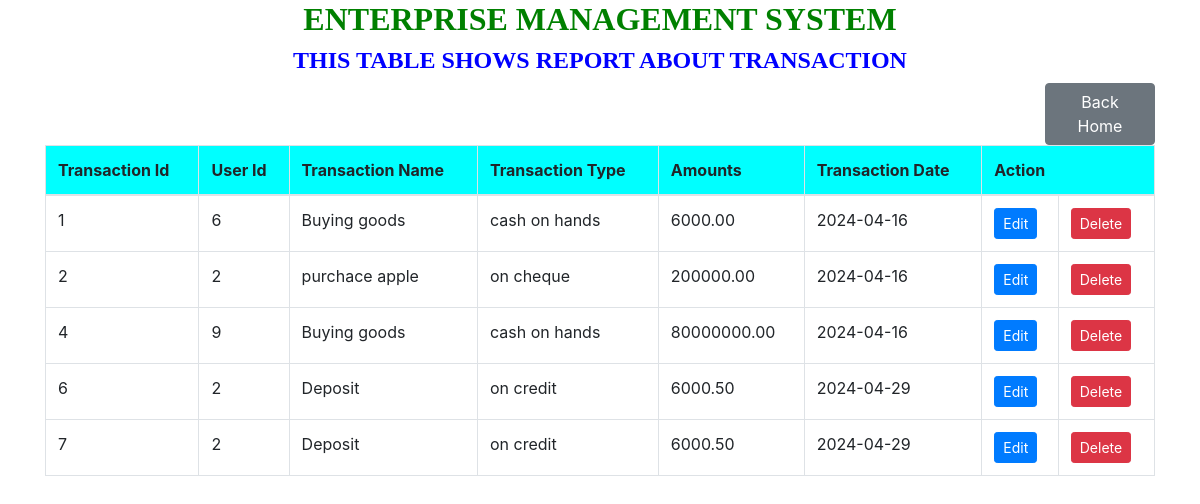
Page /viewtransaction.php on the committed database.
### tables this page shows
CREATE TABLE `transaction` (
  `transaction_id` int(11) NOT NULL,
  `user_id` int(11) DEFAULT NULL,
  `transaction_name` varchar(100) DEFAULT NULL,
  `transaction_type` varchar(50) DEFAULT NULL,
  `amounts` decimal(10,2) DEFAULT NULL,
  `transaction_date` date DEFAULT NULL
);

### viewtransaction.php (the view, shortened to what this page needs)
<!DOCTYPE html>
<html>
<head>
    <link href="https://stackpath.bootstrapcdn.com/bootstrap/4.5.2/css/bootstrap.min.css" rel="stylesheet">
</head>
<body>
    <div class="container">
        <h2 style="text-align: center; font-family: century; font-weight: bold; color: green;">ENTERPRISE MANAGEMENT SYSTEM</h2>
        <h4 style="text-align: center; font-family: century; font-weight: bold; color:blue;">THIS TABLE SHOWS REPORT ABOUT TRANSACTION </h4>
        <a href="home.php" class="btn btn-secondary" style="margin-left: 1000px;">Back Home</a>
        <table class="table table-bordered" style="margin-left:0px;">
            <thead bgcolor="aqua">
                <tr>
                    <th>Transaction Id</th>
                    <th>User Id</th>
                    <th>Transaction Name</th>
                    <th>Transaction Type</th>
                    <th>Amounts</th>
                    <th>Transaction Date</th>
                    <th colspan="2">Action</th>
                </tr>
            </thead>
            <tbody>
                <?php
                include "dbconnection.php";
                $sql = "SELECT * FROM transaction";
                $result = $connection->query($sql);
                while ($row = $result->fetch_assoc()) {
                    echo "
                    <tr>
                        <td>{$row['transaction_id']}</td>
                        <td>{$row['user_id']}</td>
                        <td>{$row['transaction_name']}</td>
                        <td>{$row['transaction_type']}</td>
                        <td>{$row['amounts']}</td>
                        <td>{$row['transaction_date']}</td>
                        <td>
                            <a href='/Enterprise_management_system/edittransaction.php?transaction_id={$row['transaction_id']}' class='btn btn-primary btn-sm'>Edit</a></td>
                            <td>
                            <a href='/Enterprise_management_system/deletetransaction.php?transaction_id={$row['transaction_id']}' class='btn btn-danger btn-sm'>Delete</a>
                        </td>
                    </tr>
                    ";
                }
                ?>
            </tbody>
        </table>
    </div>
</body>
</html>

### rows in the picture
transaction: transaction_id "1", user "6", transaction_name "Buying goods", transaction_type "cash on hands", amounts "6000.00", transaction_date "2024-04-16"
transaction: transaction_id "2", user "2", transaction_name "purchace apple", transaction_type "on cheque", amounts "200000.00", transaction_date "2024-04-16"
transaction: transaction_id "4", user "9", transaction_name "Buying goods", transaction_type "cash on hands", amounts "80000000.00", transaction_date "2024-04-16"
transaction: transaction_id "6", user "2", transaction_name "Deposit", transaction_type "on credit", amounts "6000.50", transaction_date "2024-04-29"
transaction: transaction_id "7", user "2", transaction_name "Deposit", transaction_type "on credit", amounts "6000.50", transaction_date "2024-04-29"
